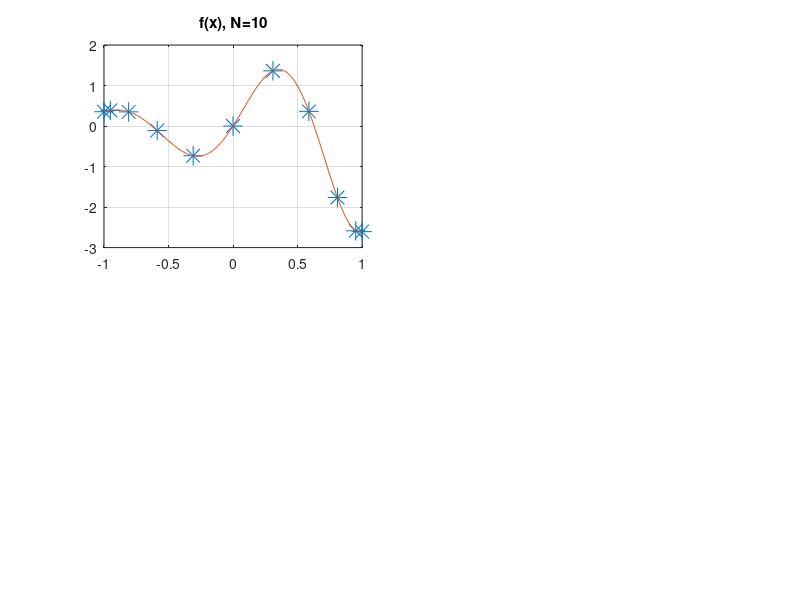

Write the MATLAB code that produced this figure. (Note: this script raises an error after producing the figure.)
% p18.m - Chebyshev differentiation via FFT (compare p11.m)

  xx = -1:.01:1; ff = exp(xx).*sin(5*xx); clf
  for N = [10 20]
    x = cos(pi*(0:N)'/N); f = exp(x).*sin(5*x);
      subplot(2,2,N/10)%subplot('position',[.15 .66-.4*(N==20) .31 .28])
      plot(x,f,'*','markersize',14), grid on
      line(xx,ff)
      title(['f(x), N=' int2str(N)])
    error = chebfft(f) - exp(x).*(sin(5*x)+5*cos(5*x));
    subplot(2,2,N/10+2) % subplot('position',[.55 .66-.4*(N==20) .31 .28])
      plot(x,error,'*','markersize',14), grid on
      line(x,error)
      title(['error in f''(x), N=' int2str(N)])
  end

  
